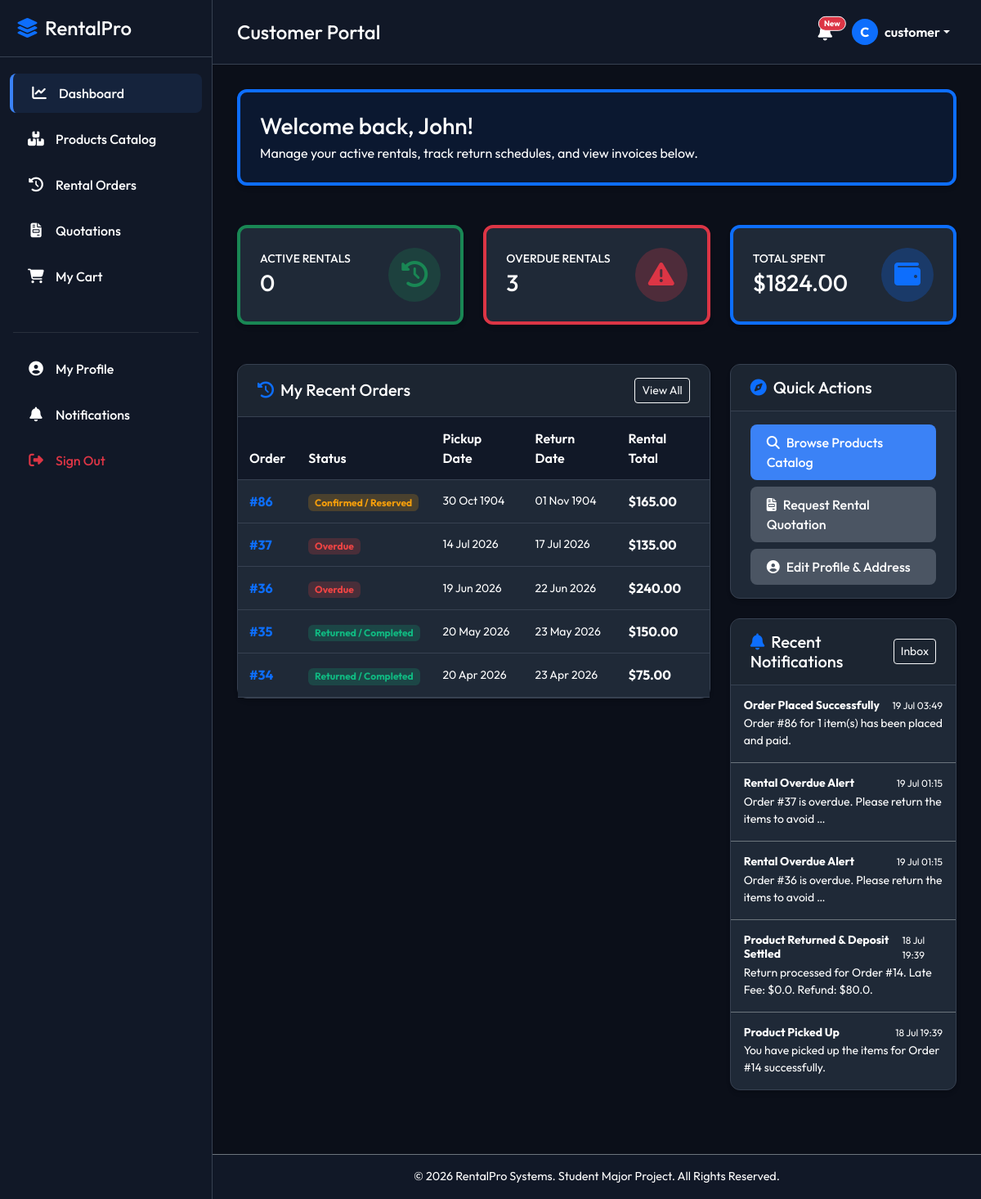
The app's page /dashboard/portal/ (signed in) with its own data.
### rentals/models.py (models this page shows, shortened)
class RentalOrder(models.Model):
    STATUS_CHOICES = [
        ('draft', 'Draft'),
        ('quotation', 'Quotation'),
        ('confirmed', 'Confirmed / Reserved'),
        ('picked_up', 'Picked Up / Active'),
        ('returned', 'Returned / Completed'),
        ('overdue', 'Overdue'),
        ('cancelled', 'Cancelled'),
    ]
    DELIVERY_CHOICES = [
        ('pickup', 'Customer Pickup'),
        ('delivery', 'Delivery to Address'),
    ]
    PAYMENT_STATUS_CHOICES = [
        ('unpaid', 'Unpaid'),
        ('deposit_paid', 'Deposit Paid Only'),
        ('fully_paid', 'Fully Paid'),
        ('refunded', 'Refunded'),
    ]
    ORDER_TYPE_CHOICES = [
        ('online', 'Online Order'),
        ('walk_in', 'Walk-in Order'),
    ]
    customer = models.ForeignKey(Customer, on_delete=models.CASCADE, related_name='rental_orders')
    status = models.CharField(max_length=20, choices=STATUS_CHOICES, default='draft')
    order_type = models.CharField(max_length=10, choices=ORDER_TYPE_CHOICES, default='online')
    order_date = models.DateTimeField(auto_now_add=True)
    pickup_date = models.DateTimeField(help_text="Scheduled pickup start date and time")
    return_date = models.DateTimeField(help_text="Scheduled return end date and time")
    rental_days = models.PositiveIntegerField(default=1, help_text="Number of rental days")
    total_amount = models.DecimalField(max_digits=10, decimal_places=2, default='0.00')
    security_deposit_total = models.DecimalField(max_digits=10, decimal_places=2, default='0.00')
    delivery_type = models.CharField(max_length=15, choices=DELIVERY_CHOICES, default='pickup')
    shipping_address = models.TextField(blank=True, null=True)
    payment_status = models.CharField(max_length=20, choices=PAYMENT_STATUS_CHOICES, default='unpaid')
    created_by = models.ForeignKey(
        User, on_delete=models.SET_NULL, blank=True, null=True,
        related_name='created_rental_orders'
    )

### notifications/models.py (models this page shows, shortened)
class Notification(models.Model):
    TYPE_CHOICES = [
        ('rent_confirm', 'Rent Confirmation'),
        ('pickup_remind', 'Pickup Reminder'),
        ('return_remind', 'Return Reminder'),
        ('late_alert', 'Late Return Alert'),
        ('pay_success', 'Payment Success'),
        ('deposit_refund', 'Deposit Refund'),
    ]
    user = models.ForeignKey(User, on_delete=models.CASCADE, related_name='notifications')
    title = models.CharField(max_length=200)
    message = models.TextField()
    notification_type = models.CharField(max_length=20, choices=TYPE_CHOICES)
    created_at = models.DateTimeField(auto_now_add=True)
    is_read = models.BooleanField(default=False)
    class Meta:
        ordering = ['-created_at']

### dashboard/views.py (the view)
# urls.py: path('portal/', views.customer_dashboard, name='customer_dashboard'),
@login_required
def customer_dashboard(request):
    try:
        customer = request.user.customer_profile
    except Customer.DoesNotExist:
        customer = Customer.objects.create(user=request.user)
    orders = RentalOrder.objects.filter(customer=customer).order_by('-id')
    recent_orders = orders[:5]
    active_rentals = orders.filter(status='picked_up').count()
    overdue_rentals = orders.filter(status='overdue').count()
    spent_agg = Payment.objects.filter(
        order__customer=customer,
        payment_type__in=['rental', 'late_fee'],
        status='success'
    ).aggregate(Sum('amount'))
    total_spent = spent_agg['amount__sum'] or 0.0
    notifications = Notification.objects.filter(user=request.user, is_read=False)[:5]
    return render(request, 'dashboard/customer_dashboard.html', {
        'customer': customer,
        'recent_orders': recent_orders,
        'active_rentals': active_rentals,
        'overdue_rentals': overdue_rentals,
        'total_spent': total_spent,
        'notifications': notifications
    })

### templates/dashboard/customer_dashboard.html (shortened to what this page needs)
{% extends "base.html" %}
{% block page_header %}Customer Portal{% endblock %}
{% block content %}
<div class="row">
    <div class="col-lg-12 mb-4">
        <div class="card card-custom p-4 border-start border-4 border-primary bg-primary bg-opacity-10">
            <h3 class="text-white m-0">Welcome back, {{ user.first_name|default:user.username }}!</h3>
            <p class="text-white m-0 mt-1">Manage your active rentals, track return schedules, and view invoices below.</p>
        </div>
    </div>
</div>
<div class="row">
    <div class="col-md-4 mb-4">
        <div class="card card-custom border-start border-4 border-success">
            <div class="card-body d-flex align-items-center justify-content-between">
                <div>
                    <h6 class="text-white text-uppercase small m-0">Active Rentals</h6>
                    <h3 class="text-white mt-1 mb-0">{{ active_rentals }}</h3>
                </div>
                <div class="rounded-circle bg-success bg-opacity-25 p-3 text-success">
                    <i class="fa-solid fa-clock-rotate-left fa-2x"></i>
                </div>
            </div>
        </div>
    </div>
    <div class="col-md-4 mb-4">
        <div class="card card-custom border-start border-4 border-danger">
            <div class="card-body d-flex align-items-center justify-content-between">
                <div>
                    <h6 class="text-white text-uppercase small m-0">Overdue Rentals</h6>
                    <h3 class="text-white mt-1 mb-0">{{ overdue_rentals }}</h3>
                </div>
                <div class="rounded-circle bg-danger bg-opacity-25 p-3 text-danger">
                    <i class="fa-solid fa-triangle-exclamation fa-2x"></i>
                </div>
            </div>
        </div>
    </div>
    <div class="col-md-4 mb-4">
        <div class="card card-custom border-start border-4 border-primary">
            <div class="card-body d-flex align-items-center justify-content-between">
                <div>
                    <h6 class="text-white text-uppercase small m-0">Total Spent</h6>
                    <h3 class="text-white mt-1 mb-0">${{ total_spent|floatformat:2 }}</h3>
                </div>
                <div class="rounded-circle bg-primary bg-opacity-25 p-3 text-primary">
                    <i class="fa-solid fa-wallet fa-2x"></i>
                </div>
            </div>
        </div>
    </div>
</div>
<div class="row">
    <div class="col-lg-8 mb-4">
        <div class="card card-custom">
            <div class="card-header d-flex justify-content-between align-items-center">
                <h5 class="m-0 text-white"><i class="fa-solid fa-clock-rotate-left text-primary me-2"></i>My Recent Orders</h5>
                <a href="{% url 'rentals:order_list' %}" class="btn btn-sm btn-outline-light">View All</a>
            </div>
            <div class="card-body p-0">
                <div class="table-responsive">
                    <table class="table table-dark table-hover table-custom m-0">
                        <thead>
                            <tr>
                                <th>Order</th>
                                <th>Status</th>
                                <th>Pickup Date</th>
                                <th>Return Date</th>
                                <th>Rental Total</th>
                            </tr>
                        </thead>
                        <tbody>
                            {% for order in recent_orders %}
                                <tr>
                                    <td><a href="{% url 'rentals:order_detail' order.pk %}" class="text-primary text-decoration-none fw-bold">#{{ order.id }}</a></td>
                                    <td>
                                        <span class="badge {% if order.status == 'returned' %}badge-active{% elif order.status == 'overdue' %}badge-danger{% else %}badge-pending{% endif %}">
                                            {{ order.get_status_display }}
                                        </span>
                                    </td>
                                    <td class="small text-white">{{ order.pickup_date|date:"d M Y" }}</td>
                                    <td class="small text-white">{{ order.return_date|date:"d M Y" }}</td>
                                    <td class="fw-bold">${{ order.total_amount }}</td>
                                </tr>
                            {% empty %}
                                <tr>
                                    <td colspan="5" class="text-center text-white py-4 small">You haven't rented any items yet.</td>
                                </tr>
                            {% endfor %}
                        </tbody>
                    </table>
                </div>
            </div>
        </div>
    </div>
    <div class="col-lg-4 mb-4">
        <div class="card card-custom mb-4">
            <div class="card-header">
                <h5 class="m-0 text-white"><i class="fa-solid fa-compass text-primary me-2"></i>Quick Actions</h5>
            </div>
            <div class="card-body py-3 d-grid gap-2">
                <a href="{% url 'products:product_list' %}" class="btn btn-accent text-start"><i class="fa-solid fa-magnifying-glass me-2"></i>Browse Products Catalog</a>
                <a href="{% url 'quotation:quotation_create' %}" class="btn btn-secondary-custom text-start"><i class="fa-solid fa-file-invoice me-2"></i>Request Rental Quotation</a>
                <a href="{% url 'accounts:profile' %}" class="btn btn-secondary-custom text-start"><i class="fa-solid fa-circle-user me-2"></i>Edit Profile & Address</a>
            </div>
        </div>
        <div class="card card-custom">
            <div class="card-header d-flex justify-content-between align-items-center">
                <h5 class="m-0 text-white"><i class="fa-solid fa-bell text-primary me-2"></i>Recent Notifications</h5>
                <a href="{% url 'notifications:notification_list' %}" class="btn btn-sm btn-outline-light">Inbox</a>
            </div>
            <div class="card-body p-0">
                <div class="list-group list-group-flush list-group-dark">
                    {% for n in notifications %}
                        <a href="{% url 'notifications:notification_list' %}" class="list-group-item list-group-item-action bg-transparent text-white border-secondary py-3">
                            <div class="d-flex w-100 justify-content-between">
                                <h6 class="mb-1 text-white small fw-bold">{{ n.title }}</h6>
                                <small class="text-white" style="font-size: 0.75rem;">{{ n.created_at|date:"d M H:i" }}</small>
                            </div>
                            <p class="mb-0 text-muted small">{{ n.message|truncatewords:10 }}</p>
                        </a>
                    {% empty %}
                        <div class="p-4 text-center text-white small">No unread notifications.</div>
                    {% endfor %}
                </div>
            </div>
        </div>
    </div>
</div>
{% endblock %}

### templates/base.html (shortened to what this page needs)
<!DOCTYPE html>
<html lang="en">
<head>
    <link href="https://cdn.jsdelivr.net/npm/bootstrap@5.3.0/dist/css/bootstrap.min.css" rel="stylesheet">
    <link rel="stylesheet" href="https://cdnjs.cloudflare.com/ajax/libs/font-awesome/6.4.0/css/all.min.css">
</head>
<body>
    <div id="sidebar">
        <div class="sidebar-header d-flex align-items-center justify-content-between">
            <h4 class="m-0 text-white"><i class="fa-solid fa-layer-group text-primary me-2"></i>RentalPro</h4>
        </div>
        <ul class="nav flex-column mt-3">
            {% if user.is_authenticated %}
                <li class="nav-item">
                    <a href="{% url 'dashboard:home' %}" class="nav-link {% if '/dashboard/' in request.path %}active{% endif %}">
                        <i class="fa-solid fa-chart-line"></i> Dashboard
                    </a>
                </li>
                <li class="nav-item">
                    <a href="{% url 'products:product_list' %}" class="nav-link {% if '/products/' in request.path %}active{% endif %}">
                        <i class="fa-solid fa-boxes-stacked"></i> Products Catalog
                    </a>
                </li>
                <li class="nav-item">
                    <a href="{% url 'rentals:order_list' %}" class="nav-link {% if '/rentals/orders/' in request.path %}active{% endif %}">
                        <i class="fa-solid fa-clock-rotate-left"></i> Rental Orders
                    </a>
                </li>
                <li class="nav-item">
                    <a href="{% url 'quotation:quotation_list' %}" class="nav-link {% if '/quotation/' in request.path %}active{% endif %}">
                        <i class="fa-solid fa-file-invoice"></i> Quotations
                    </a>
                </li>
                {% if user_role == 'customer' %}
                <li class="nav-item">
                    <a href="{% url 'rentals:cart' %}" class="nav-link {% if '/rentals/cart/' in request.path %}active{% endif %}">
                        <i class="fa-solid fa-cart-shopping"></i> My Cart
                    </a>
                </li>
                {% endif %}
                <li class="nav-item mt-4">
                    <hr class="border-secondary mx-3">
                </li>
                <li class="nav-item">
                    <a href="{% url 'accounts:profile' %}" class="nav-link {% if '/accounts/profile/' in request.path %}active{% endif %}">
                        <i class="fa-solid fa-circle-user"></i> My Profile
                    </a>
                </li>
                <li class="nav-item">
                    <a href="{% url 'notifications:notification_list' %}" class="nav-link {% if '/notifications/' in request.path %}active{% endif %}">
                        <i class="fa-solid fa-bell"></i> Notifications
                    </a>
                </li>
                <li class="nav-item">
                    <a href="{% url 'accounts:logout' %}" class="nav-link text-danger">
                        <i class="fa-solid fa-right-from-bracket"></i> Sign Out
                    </a>
                </li>
            {% endif %}
        </ul>
    </div>
    <div id="content-wrapper">
        <nav class="navbar navbar-expand main-navbar">
            <div class="container-fluid p-0">
                <h4 class="text-white m-0 d-none d-md-block">{% block page_header %}Rental Operations{% endblock %}</h4>
                <ul class="navbar-nav ms-auto align-items-center">
                    {% if user.is_authenticated %}
                        <li class="nav-item me-3">
                            <a href="{% url 'notifications:notification_list' %}" class="position-relative text-white">
                                <i class="fa-solid fa-bell fa-lg"></i>
                                <span class="position-absolute top-0 start-100 translate-middle badge rounded-pill bg-danger border border-light" style="font-size: 0.6rem;">
                                    New
                                </span>
                            </a>
                        </li>
                        <li class="nav-item dropdown">
                            <a class="nav-link dropdown-toggle text-white d-flex align-items-center" href="#" role="button" data-bs-toggle="dropdown" aria-expanded="false">
                                {% if customer_profile and customer_profile.profile_image %}
                                    <img src="{{ customer_profile.profile_image.url }}" class="rounded-circle me-2" width="32" height="32" style="object-fit: cover;">
                                {% else %}
                                    <div class="rounded-circle bg-primary d-flex align-items-center justify-content-center text-white me-2" style="width: 32px; height: 32px; font-weight: bold;">
                                        {{ user.username|slice:":1"|upper }}
                                    </div>
                                {% endif %}
                                <span class="d-none d-sm-inline fw-semibold">{{ user.username }}</span>
                            </a>
                        </li>
                    {% endif %}
                </ul>
            </div>
        </nav>
        <div class="content-body">
            {% block content %}{% endblock %}
        </div>
        <footer class="text-center py-3 border-top border-secondary mt-auto" style="background-color: var(--primary-bg);">
            <p class="m-0 text-white" style="font-size: 0.9rem;">&copy; 2026 RentalPro Systems. Student Major Project. All Rights Reserved.</p>
        </footer>
    </div>
</body>
</html>

### records on screen
RentalOrder: id "86", status "Confirmed / Reserved", pickup_date "30 Oct 1904", return_date "01 Nov 1904", total_amount "165.00"
RentalOrder: id "37", status "Overdue", pickup_date "14 Jul 2026", return_date "17 Jul 2026", total_amount "135.00"
RentalOrder: id "36", status "Overdue", pickup_date "19 Jun 2026", return_date "22 Jun 2026", total_amount "240.00"
RentalOrder: id "35", status "Returned / Completed", pickup_date "20 May 2026", return_date "23 May 2026", total_amount "150.00"
RentalOrder: id "34", status "Returned / Completed", pickup_date "20 Apr 2026", return_date "23 Apr 2026", total_amount "75.00"
Notification: title "Order Placed Successfully", created_at "19 Jul 03:49", message "Order #86 for 1 item(s) has been placed and paid."
Notification: title "Rental Overdue Alert", created_at "19 Jul 01:15", message "Order #37 is overdue. Please return the items to avoid …"
Notification: title "Rental Overdue Alert", created_at "19 Jul 01:15", message "Order #36 is overdue. Please return the items to avoid …"
Notification: title "Product Returned & Deposit Settled", created_at "18 Jul 19:39", message "Return processed for Order #14. Late Fee: $0.0. Refund: $80.0."
Notification: title "Product Picked Up", created_at "18 Jul 19:39", message "You have picked up the items for Order #14 successfully."

### other values on screen
{{ user.username|slice:":1"|upper }} "C"
{{ user.username }} "customer"
{{ user.first_name|default:user.username }} "John"
{{ active_rentals }} "0"
{{ overdue_rentals }} "3"
{{ total_spent|floatformat:2 }} "1824.00"
